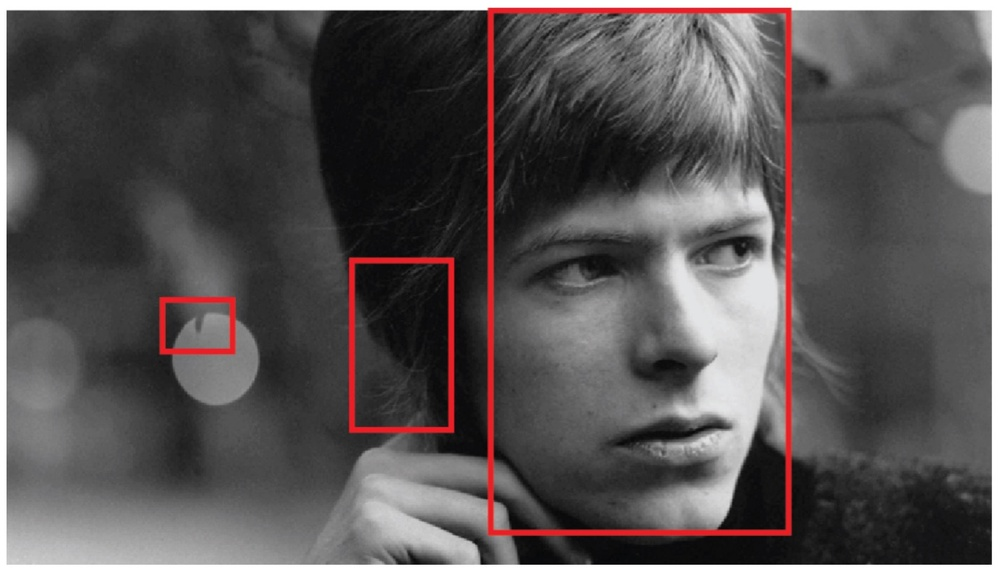
#> input picture assignment/test.jpg, 1000 x 572 px, shrunk from 1382 x 790 before the run
$ python blend.py 1.0 test.jpg apple.jpg
#> lines starting #> are read from the running program, lines starting #| are printed output that depends on the picture
import numpy as np
import scipy as sp
from scipy import signal
import cv2
import matplotlib.pyplot as plt
import argparse

parser = argparse.ArgumentParser(description='CSCI 4220U Assignment 1 part 2.')
parser.add_argument('alpha', help='alpha', type=float)
parser.add_argument('imgfile1', help='Image file 1')
parser.add_argument('imgfile2', help='Image file 2')

args = parser.parse_args()

img1 = cv2.imread(args.imgfile1, 0)
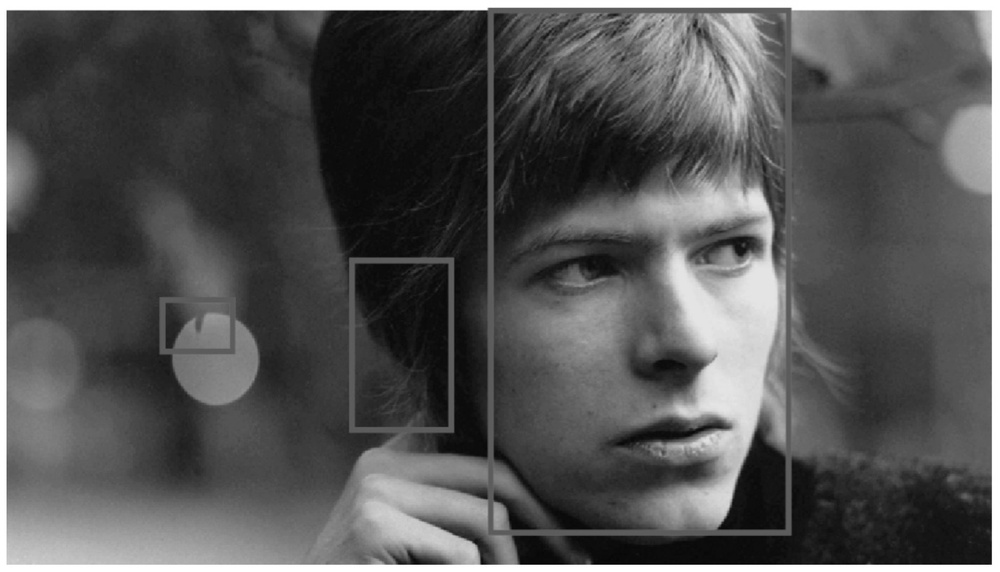
#> img1: shape (572, 1000); min 0, max 255, mean 84.4
img2 = cv2.imread(args.imgfile2, 0)
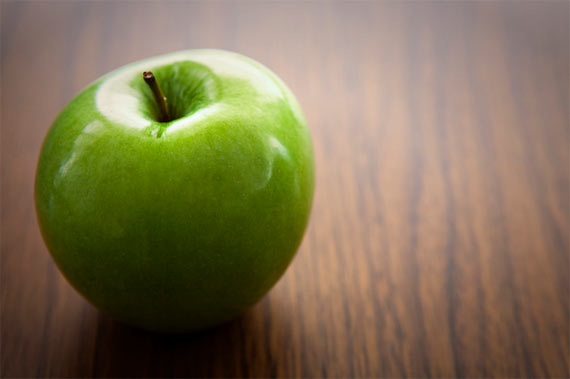
#> input picture assignment/apple.jpg, 570 x 379 px
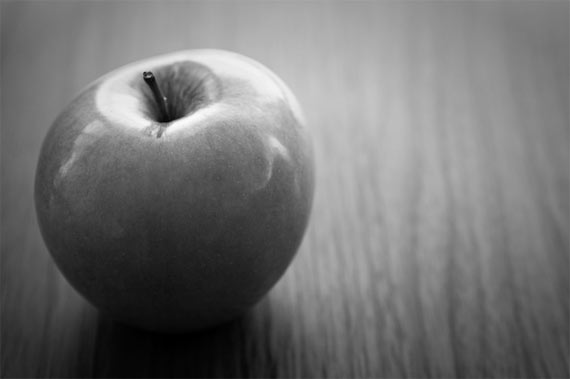
#> img2: shape (379, 570); min 0, max 255, mean 114.6

# Same shape
if (img1.shape == img2.shape):
    I = img2
# img2 bigger than img1
elif (img2.shape[0] > img1.shape[0] and img2.shape[1] > img1.shape[1]):
    I = img2[:img1.shape[0], :img1.shape[1]]
# img2 smaller than img1
elif (img2.shape[0] < img1.shape[0] and img2.shape[1] < img1.shape[1]):
    I = np.zeros(img1.shape)
    I[:img2.shape[0], :img2.shape[1]] = img2
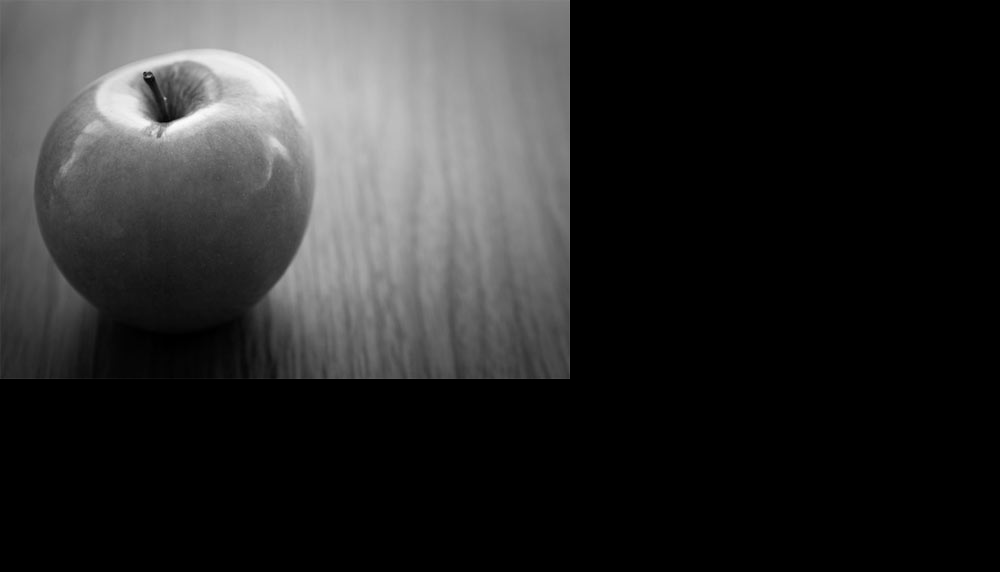
#> I: shape (572, 1000) float64; min 0, max 255, mean 43.3
# img2 row bigger than img1, column smaller than img1
elif (img2.shape[0] >= img1.shape[0] and img2.shape[1] < img1.shape[1]):
    I = np.zeros(img1.shape)
    I[:img1.shape[0], :img2.shape[1]] = img2[:img1.shape[0], :img2.shape[1]]
    img2 = I
# img2 row smaller than img1, column bigger than img1
elif (img2.shape[0] < img1.shape[0] and img2.shape[1] >= img1.shape[1]):
    I = np.zeros(img1.shape)
    I[:img2.shape[0], :img1.shape[1]] = img2[:img2.shape[0], :img1.shape[1]]
    img2 = I

I = np.multiply(img1, args.alpha) + np.multiply(I,(1 - args.alpha))
plt.imshow(I, 'gray')
plt.show()
